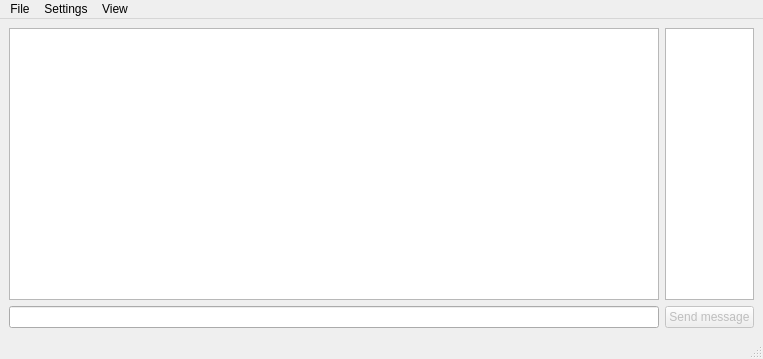
<?xml version="1.0" encoding="UTF-8"?>
<ui version="4.0">
 <class>Client</class>
 <widget class="QMainWindow" name="Client">
  <property name="geometry">
   <rect>
    <x>0</x>
    <y>0</y>
    <width>757</width>
    <height>359</height>
   </rect>
  </property>
  <property name="windowTitle">
   <string>MainWindow</string>
  </property>
  <widget class="QWidget" name="centralwidget">
   <layout class="QGridLayout" name="gridLayout">
    <item row="0" column="1">
     <widget class="UserListWidget" name="userListWidget">
      <property name="maximumSize">
       <size>
        <width>300</width>
        <height>16777215</height>
       </size>
      </property>
     </widget>
    </item>
    <item row="1" column="0">
     <widget class="QLineEdit" name="newMessageLine">
      <property name="minimumSize">
       <size>
        <width>650</width>
        <height>0</height>
       </size>
      </property>
      <property name="readOnly">
       <bool>true</bool>
      </property>
     </widget>
    </item>
    <item row="1" column="1">
     <widget class="SendButton" name="sendMessageButton">
      <property name="enabled">
       <bool>false</bool>
      </property>
      <property name="maximumSize">
       <size>
        <width>300</width>
        <height>16777215</height>
       </size>
      </property>
      <property name="text">
       <string>Send message</string>
      </property>
     </widget>
    </item>
    <item row="0" column="0">
     <widget class="MessageListWidget" name="messageListWidget">
      <property name="minimumSize">
       <size>
        <width>650</width>
        <height>0</height>
       </size>
      </property>
      <property name="autoScroll">
       <bool>true</bool>
      </property>
      <property name="verticalScrollMode">
       <enum>QAbstractItemView::ScrollPerPixel</enum>
      </property>
      <property name="movement">
       <enum>QListView::Static</enum>
      </property>
     </widget>
    </item>
   </layout>
  </widget>
  <widget class="QMenuBar" name="menubar">
   <property name="geometry">
    <rect>
     <x>0</x>
     <y>0</y>
     <width>757</width>
     <height>21</height>
    </rect>
   </property>
   <widget class="QMenu" name="menuFile">
    <property name="title">
     <string>File</string>
    </property>
    <addaction name="connectToServerButton"/>
    <addaction name="disconnectButton"/>
    <addaction name="saveHistoryButton"/>
    <addaction name="exitButton"/>
   </widget>
   <widget class="QMenu" name="menuSettings">
    <property name="title">
     <string>Settings</string>
    </property>
    <widget class="QMenu" name="menuStatus">
     <property name="title">
      <string>Status</string>
     </property>
    </widget>
    <addaction name="serverSettingsButton"/>
    <addaction name="usernameSettingsButton"/>
    <addaction name="userPhotoSettingsButton"/>
    <addaction name="menuStatus"/>
   </widget>
   <widget class="QMenu" name="menuView">
    <property name="title">
     <string>View</string>
    </property>
    <addaction name="backgroundColorSettingsButton"/>
    <addaction name="messageColorSettingsButton"/>
   </widget>
   <addaction name="menuFile"/>
   <addaction name="menuSettings"/>
   <addaction name="menuView"/>
  </widget>
  <widget class="QStatusBar" name="statusbar"/>
  <action name="connectToServerButton">
   <property name="text">
    <string>Connect to server</string>
   </property>
  </action>
  <action name="disconnectButton">
   <property name="text">
    <string>Disconnect</string>
   </property>
  </action>
  <action name="saveHistoryButton">
   <property name="text">
    <string>Save history to XML file</string>
   </property>
  </action>
  <action name="exitButton">
   <property name="text">
    <string>Exit</string>
   </property>
  </action>
  <action name="serverSettingsButton">
   <property name="text">
    <string>Server: </string>
   </property>
  </action>
  <action name="usernameSettingsButton">
   <property name="text">
    <string>Username</string>
   </property>
  </action>
  <action name="backgroundColorSettingsButton">
   <property name="text">
    <string>Background color</string>
   </property>
  </action>
  <action name="messageColorSettingsButton">
   <property name="text">
    <string>Messages color</string>
   </property>
  </action>
  <action name="userPhotoSettingsButton">
   <property name="text">
    <string>User photo</string>
   </property>
  </action>
 </widget>
 <customwidgets>
  <customwidget>
   <class>UserListWidget</class>
   <extends>QListWidget</extends>
   <header>userlistwidget.h</header>
  </customwidget>
  <customwidget>
   <class>SendButton</class>
   <extends>QPushButton</extends>
   <header>sendbutton.h</header>
  </customwidget>
  <customwidget>
   <class>MessageListWidget</class>
   <extends>QListWidget</extends>
   <header>messagelistwidget.h</header>
  </customwidget>
 </customwidgets>
 <resources/>
 <connections/>
</ui>
